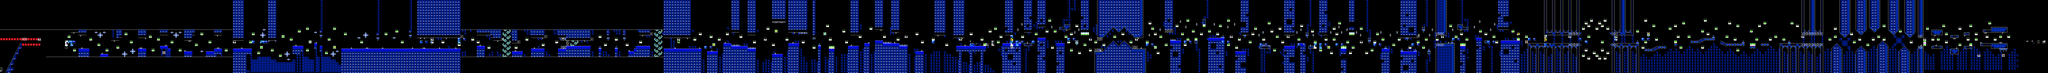

The image is a tile-based game level rendered from a .tmx file. Its description and source (layers, tilesets, objects; grid data summarised) follow:
An orthogonal 756x27 tile map with 16x16 px tiles, 2 tile layers (SP, ...), 2 tilesets, 2 image layers.

<map version="1.10" tiledversion="1.11.2" orientation="orthogonal" renderorder="right-down" width="756" height="27" tilewidth="16" tileheight="16" infinite="0" nextlayerid="5" nextobjectid="1">
 <editorsettings>
  <export target="../LEVELS/LEVEL DATA/lvlset_B/scarletsurge.csv" format="csv" />
 <chunksize width="16" height="27" /></editorsettings>
 <tileset firstgid="1" name="famidash" tilewidth="16" tileheight="16" tilecount="256" columns="16">
  <image source="../../../GRAPHICS/famidash.bmp" width="256" height="256" />
 </tileset>
 <tileset firstgid="257" name="sprites" tilewidth="16" tileheight="16" tilecount="256" columns="16">
  <image source="../../../GRAPHICS/sprites.png" width="256" height="256" />
 </tileset>
 <imagelayer id="3" name="Image Layer 1" parallaxx="0.9" parallaxy="0.9" repeatx="1" repeaty="1"><image source="../../../GRAPHICS/Old/parallax Blue.bmp" width="192" height="72" /></imagelayer><imagelayer id="4" name="Image Layer 2" offsetx="0" offsety="432" repeatx="1"><image source="../../../GRAPHICS/ground.bmp" width="80" height="32" /></imagelayer><layer id="1" width="756" height="27">
  <data>[20412 cells, 20412 non-empty, 74 distinct tile ids]</data>
 </layer>
 <layer id="2" name="SP" width="756" height="27">
  <data>[20412 cells, 450 non-empty, 48 distinct tile ids]</data>
 </layer>
</map>
